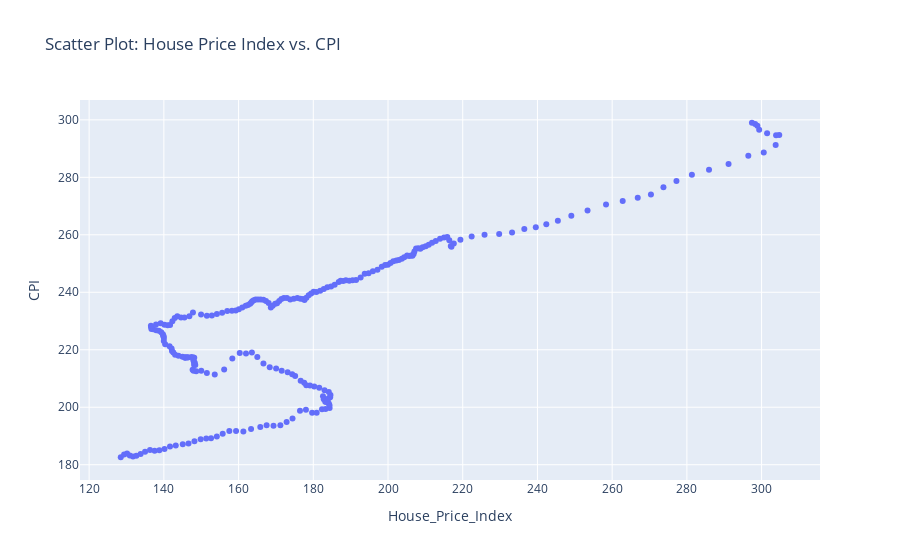

Notebook code cell kept with this figure:
### Markdown cell above
# CPI vs House Price Index

### Code cell
fig = px.scatter(file, x='House_Price_Index', y='CPI', title='Scatter Plot: House Price Index vs. CPI')

fig.show()

### Figure 1 — Plotly figure (JSON) as saved in the notebook; plotly's stock layout.template omitted (floating-point values rounded to 4 significant figures; data arrays with more than 128 entries replaced by an {"elided": "..."} marker saying what was removed)
{"data": [{"hovertemplate": "House_Price_Index=%{x}<br>CPI=%{y}<extra></extra>", "legendgroup": "", "marker": {"color": "#636efa", "symbol": "circle"}, "mode": "markers", "name": "", "orientation": "v", "showlegend": false, "type": "scatter", "x": {"elided": "240 float values"}, "xaxis": "x", "y": {"elided": "240 float values"}, "yaxis": "y"}], "layout": {"legend": {"tracegroupgap": 0}, "title": {"text": "Scatter Plot: House Price Index vs. CPI"}, "xaxis": {"anchor": "y", "domain": [0, 1], "title": {"text": "House_Price_Index"}}, "yaxis": {"anchor": "x", "domain": [0, 1], "title": {"text": "CPI"}}}}
